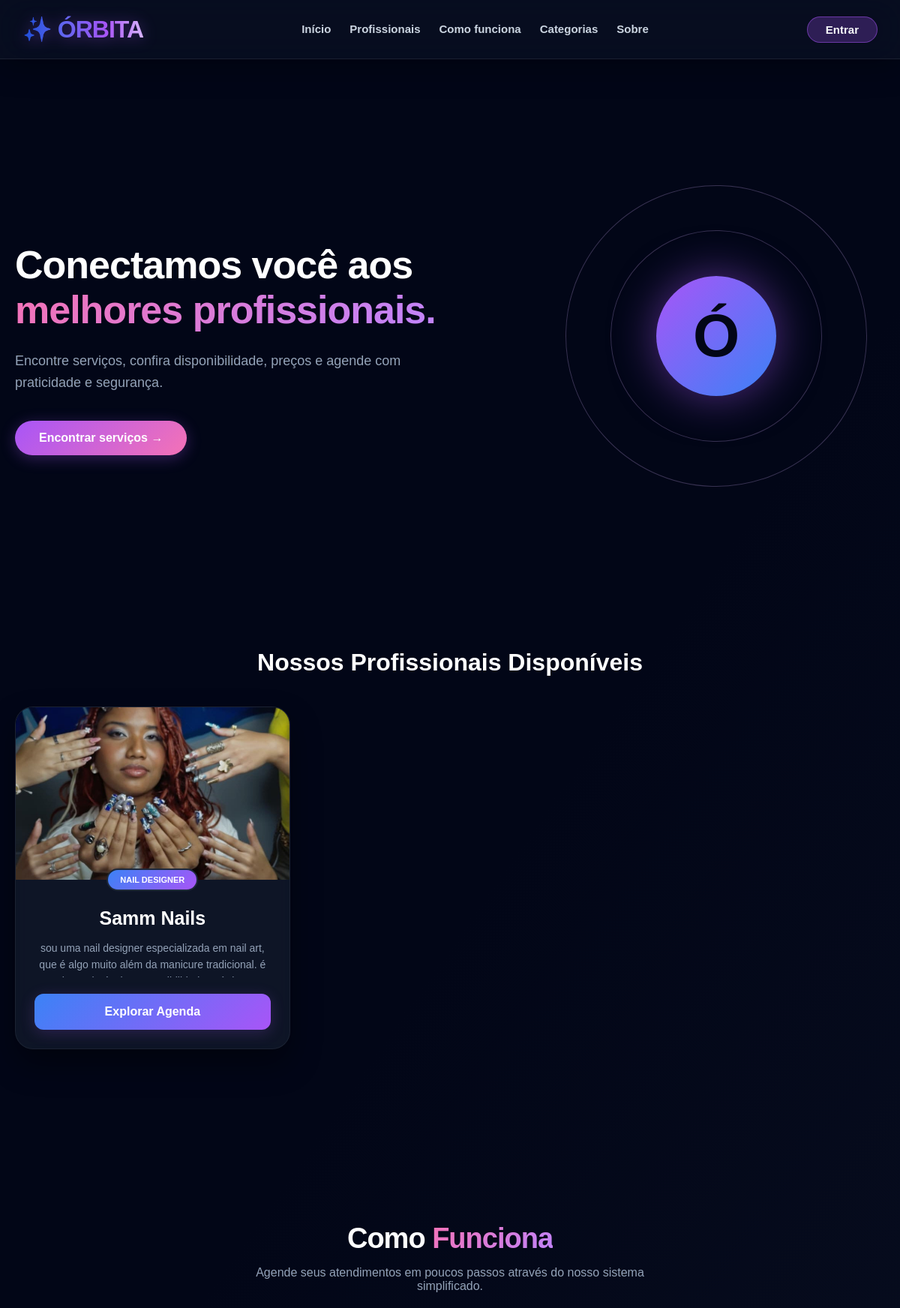
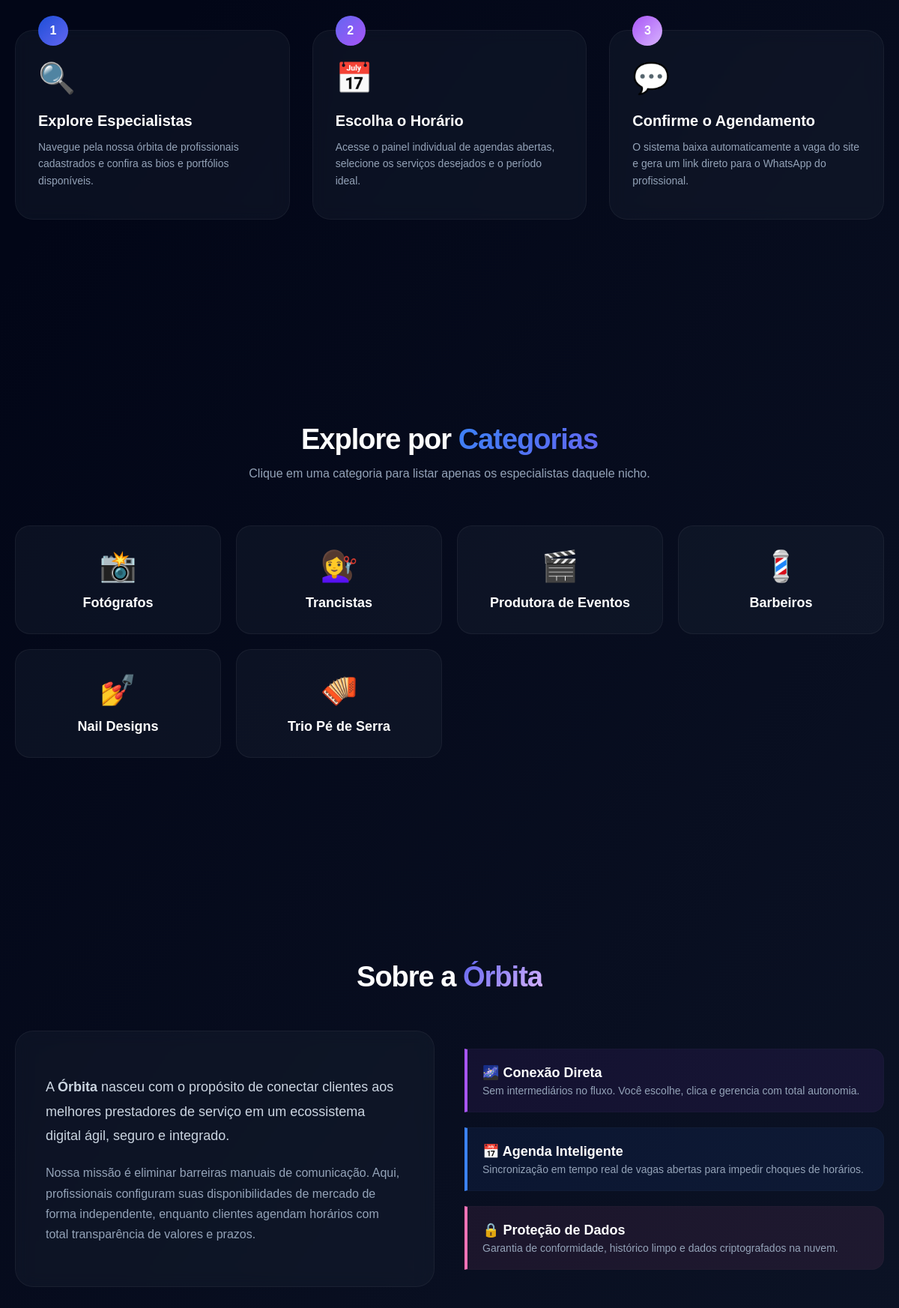
Page /?nicho=nail on the committed database (2 pictures, top to bottom).
### agenda/models.py (models this page shows, shortened)
class Profissional(models.Model):
    NICHOS = [
        ('FOTO', 'Fotógrafo'),
        ('TRAN', 'Trancista'),
        ('BARB', 'Barbeiro'),
        ('EVEN', 'Produtor de Eventos'),
        ('NAIL', 'Nail Designer'),
        ('SERR', 'Trio Pé de Serra'),
    ]
    nome = models.CharField(max_length=100)
    nicho = models.CharField(max_length=4, choices=NICHOS)
    foto = models.ImageField(upload_to='profissionais/', blank=True, null=True, help_text="Suba a foto do profissional")
    whatsapp = models.CharField(max_length=15, help_text="Ex: 5584999999999")
    bio = models.TextField()

### agenda/views.py (the view)
# urls.py: path('', views.home, name='home'),
def home(request):
    nicho_selecionado = request.GET.get('nicho')
    if nicho_selecionado:
        profissionais = Profissional.objects.filter(nicho__icontains=nicho_selecionado)
        if not profissionais.exists():
            profissionais = Profissional.objects.all()
    else:
        profissionais = Profissional.objects.all()
    return render(request, 'agenda/index.html', {'profissionais': profissionais})
    return render(request, 'agenda/index.html', {'profissionais': profissionais})

### agenda/templates/agenda/index.html (shortened to what this page needs)
﻿<!DOCTYPE html>
<html lang="pt-br">
<head>
</head>
<body>
<nav class="navbar">
    <div class="navbar-container">
        <a href="/" class="brand-name">✨ ÓRBITA</a>
        <ul class="nav-links">
            <li><a href="#">Início</a></li>
            <li><a href="#profissionais">Profissionais</a></li>
            <li><a href="#como-funciona">Como funciona</a></li>
            <li><a href="#categorias">Categorias</a></li>
            <li><a href="#sobre">Sobre</a></li>
        </ul>
        <a href="{% url 'login' %}" class="btn-entrar">Entrar</a>
    </div>
</nav>
    <header class="hero-section">
        <div class="hero-content">
            <h1>Conectamos você aos <span>melhores profissionais.</span></h1>
            <p>Encontre serviços, confira disponibilidade, preços e agende com praticidade e segurança.</p>
            <a href="#profissionais" class="btn-hero">Encontrar serviços &rarr;</a>
        </div>
        <div class="hero-visual">
            <div class="orbit-line line-1"></div>
            <div class="orbit-line line-2"></div>
            <div class="orbit-logo-center">Ó</div>
        </div>
    </header>
        <div class="main-container" id="profissionais">
            <h2 class="section-title">Nossos Profissionais Disponíveis</h2>
            <div class="grid">
                {% for p in profissionais %}
                <div class="card">
                    <div class="avatar-container">
                        {% if p.foto %}
                            <img src="{{ p.foto.url }}" alt="Foto de {{ p.nome }}" class="avatar">
                        {% else %}
                            <div class="no-avatar">👤</div>
                        {% endif %}
                    </div>
                    <span class="badge">{{ p.get_nicho_display }}</span>
                    <h3>{{ p.nome }}</h3>
                    <p class="bio">{{ p.bio }}</p>
                    <a href="{% url 'perfil_profissional' p.id %}" class="btn">Explorar Agenda</a>
                </div>
                {% empty %}
                <p style="text-align: center; color: #94a3b8; grid-column: 1/-1;">Nenhum profissional cadastrado no banco de dados ainda.</p>
                {% endfor %}
            </div>
        </div>
    <section id="como-funciona" style="padding: 120px 20px; max-width: 1200px; margin: auto; text-align: center;">
        <h2 style="font-size: 38px; font-weight: 800; margin-bottom: 15px; color: #ffffff; letter-spacing: -1px;">
            Como <span style="background: linear-gradient(135deg, #f472b6, #c084fc); -webkit-background-clip: text; background-clip: text; -webkit-text-fill-color: transparent;">Funciona</span>
        </h2>
        <p style="color: #94a3b8; font-size: 16px; max-width: 600px; margin: 0 auto 60px auto;">Agende seus atendimentos em poucos passos através do nosso sistema simplificado.</p>
        <div style="display: grid; grid-template-columns: repeat(auto-fit, minmax(280px, 1fr)); gap: 30px;">
            <div style="background: rgba(30, 41, 59, 0.3); padding: 40px 30px; border-radius: 24px; border: 1px solid rgba(255, 255, 255, 0.05); backdrop-filter: blur(10px); -webkit-backdrop-filter: blur(10px); position: relative; text-align: left;">
                <div style="position: absolute; top: -20px; left: 30px; background: linear-gradient(135deg, #1d4ed8, #6366f1); width: 40px; height: 40px; border-radius: 50%; display: flex; align-items: center; justify-content: center; font-weight: bold; color: white;">1</div>
                <div style="font-size: 40px; margin-bottom: 20px;">🔍</div>
                <h3 style="font-size: 20px; margin-bottom: 12px; color: #ffffff; font-weight: 700;">Explore Especialistas</h3>
                <p style="color: #94a3b8; font-size: 14px; line-height: 1.6; margin: 0;">Navegue pela nossa órbita de profissionais cadastrados e confira as bios e portfólios disponíveis.</p>
            </div>
            <div style="background: rgba(30, 41, 59, 0.3); padding: 40px 30px; border-radius: 24px; border: 1px solid rgba(255, 255, 255, 0.05); backdrop-filter: blur(10px); -webkit-backdrop-filter: blur(10px); position: relative; text-align: left;">
                <div style="position: absolute; top: -20px; left: 30px; background: linear-gradient(135deg, #6366f1, #a855f7); width: 40px; height: 40px; border-radius: 50%; display: flex; align-items: center; justify-content: center; font-weight: bold; color: white;">2</div>
                <div style="font-size: 40px; margin-bottom: 20px;">📅</div>
                <h3 style="font-size: 20px; margin-bottom: 12px; color: #ffffff; font-weight: 700;">Escolha o Horário</h3>
                <p style="color: #94a3b8; font-size: 14px; line-height: 1.6; margin: 0;">Acesse o painel individual de agendas abertas, selecione os serviços desejados e o período ideal.</p>
            </div>
            <div style="background: rgba(30, 41, 59, 0.3); padding: 40px 30px; border-radius: 24px; border: 1px solid rgba(255, 255, 255, 0.05); backdrop-filter: blur(10px); -webkit-backdrop-filter: blur(10px); position: relative; text-align: left;">
                <div style="position: absolute; top: -20px; left: 30px; background: linear-gradient(135deg, #a855f7, #d8b4fe); width: 40px; height: 40px; border-radius: 50%; display: flex; align-items: center; justify-content: center; font-weight: bold; color: white;">3</div>
                <div style="font-size: 40px; margin-bottom: 20px;">💬</div>
                <h3 style="font-size: 20px; margin-bottom: 12px; color: #ffffff; font-weight: 700;">Confirme o Agendamento</h3>
                <p style="color: #94a3b8; font-size: 14px; line-height: 1.6; margin: 0;">O sistema baixa automaticamente a vaga do site e gera um link direto para o WhatsApp do profissional.</p>
            </div>
        </div>
    </section>
       <section id="categorias" style="padding: 120px 20px; max-width: 1200px; margin: auto; text-align: center;">
        <h2 style="font-size: 38px; font-weight: 800; margin-bottom: 15px; color: #ffffff; letter-spacing: -1px;">
            Explore por <span style="background: linear-gradient(135deg, #3b82f6, #6366f1); -webkit-background-clip: text; background-clip: text; -webkit-text-fill-color: transparent;">Categorias</span>
        </h2>
        <p style="color: #94a3b8; font-size: 16px; max-width: 600px; margin: 0 auto 60px auto;">Clique em uma categoria para listar apenas os especialistas daquele nicho.</p>
        <div style="display: grid; grid-template-columns: repeat(auto-fit, minmax(220px, 1fr)); gap: 20px; justify-content: center;">
            <a href="?nicho=fotografo#profissionais" style="text-decoration: none; background: rgba(30, 41, 59, 0.3); padding: 30px 15px; border-radius: 20px; border: 1px solid rgba(255, 255, 255, 0.05); transition: all 0.3s; display: block;" onmouseenter="this.style.borderColor='#3b82f6'; this.style.transform='translateY(-5px)'" onmouseleave="this.style.borderColor='rgba(255, 255, 255, 0.05)'; this.style.transform='none'">
                <div style="font-size: 40px; margin-bottom: 15px;">📸</div>
                <h4 style="margin: 0; font-size: 18px; color: #ffffff; font-weight: 700;">Fotógrafos</h4>
            </a>
            <a href="?nicho=trancista#profissionais" style="text-decoration: none; background: rgba(30, 41, 59, 0.3); padding: 30px 15px; border-radius: 20px; border: 1px solid rgba(255, 255, 255, 0.05); transition: all 0.3s; display: block;" onmouseenter="this.style.borderColor='#a855f7'; this.style.transform='translateY(-5px)'" onmouseleave="this.style.borderColor='rgba(255, 255, 255, 0.05)'; this.style.transform='none'">
                <div style="font-size: 40px; margin-bottom: 15px;">💇‍♀️</div>
                <h4 style="margin: 0; font-size: 18px; color: #ffffff; font-weight: 700;">Trancistas</h4>
            </a>
            <a href="?nicho=produtora#profissionais" style="text-decoration: none; background: rgba(30, 41, 59, 0.3); padding: 30px 15px; border-radius: 20px; border: 1px solid rgba(255, 255, 255, 0.05); transition: all 0.3s; display: block;" onmouseenter="this.style.borderColor='#f472b6'; this.style.transform='translateY(-5px)'" onmouseleave="this.style.borderColor='rgba(255, 255, 255, 0.05)'; this.style.transform='none'">
                <div style="font-size: 40px; margin-bottom: 15px;">🎬</div>
                <h4 style="margin: 0; font-size: 18px; color: #ffffff; font-weight: 700;">Produtora de Eventos</h4>
            </a>
            <a href="?nicho=barbeiro#profissionais" style="text-decoration: none; background: rgba(30, 41, 59, 0.3); padding: 30px 15px; border-radius: 20px; border: 1px solid rgba(255, 255, 255, 0.05); transition: all 0.3s; display: block;" onmouseenter="this.style.borderColor='#10b981'; this.style.transform='translateY(-5px)'" onmouseleave="this.style.borderColor='rgba(255, 255, 255, 0.05)'; this.style.transform='none'">
                <div style="font-size: 40px; margin-bottom: 15px;">💈</div>
                <h4 style="margin: 0; font-size: 18px; color: #ffffff; font-weight: 700;">Barbeiros</h4>
            </a>
            <a href="?nicho=nail#profissionais" style="text-decoration: none; background: rgba(30, 41, 59, 0.3); padding: 30px 15px; border-radius: 20px; border: 1px solid rgba(255, 255, 255, 0.05); transition: all 0.3s; display: block;" onmouseenter="this.style.borderColor='#f59e0b'; this.style.transform='translateY(-5px)'" onmouseleave="this.style.borderColor='rgba(255, 255, 255, 0.05)'; this.style.transform='none'">
                <div style="font-size: 40px; margin-bottom: 15px;">💅</div>
                <h4 style="margin: 0; font-size: 18px; color: #ffffff; font-weight: 700;">Nail Designs</h4>
            </a>
            <a href="?nicho=forro#profissionais" style="text-decoration: none; background: rgba(30, 41, 59, 0.3); padding: 30px 15px; border-radius: 20px; border: 1px solid rgba(255, 255, 255, 0.05); transition: all 0.3s; display: block;" onmouseenter="this.style.borderColor='#ef4444'; this.style.transform='translateY(-5px)'" onmouseleave="this.style.borderColor='rgba(255, 255, 255, 0.05)'; this.style.transform='none'">
                <div style="font-size: 40px; margin-bottom: 15px;">🪗</div>
                <h4 style="margin: 0; font-size: 18px; color: #ffffff; font-weight: 700;">Trio Pé de Serra</h4>
            </a>
        </div>
    </section>
    <section id="sobre" style="padding: 120px 20px; max-width: 1200px; margin: auto;">
        <h2 style="font-size: 38px; font-weight: 800; margin-bottom: 50px; text-align: center; color: #ffffff; letter-spacing: -1px;">
            Sobre a <span style="background: linear-gradient(135deg, #6366f1, #d8b4fe); -webkit-background-clip: text; background-clip: text; -webkit-text-fill-color: transparent;">Órbita</span>
        </h2>
        <div style="display: grid; grid-template-columns: repeat(auto-fit, minmax(300px, 1fr)); gap: 40px; align-items: center;">
            <div style="background: rgba(30, 41, 59, 0.3); padding: 40px; border-radius: 24px; border: 1px solid rgba(255, 255, 255, 0.05); backdrop-filter: blur(10px); -webkit-backdrop-filter: blur(10px);">
                <p style="color: #cbd5e1; font-size: 18px; line-height: 1.8; margin-bottom: 20px;">
                    A <strong>Órbita</strong> nasceu com o propósito de conectar clientes aos melhores prestadores de serviço em um ecossistema digital ágil, seguro e integrado.
                </p>
                <p style="color: #94a3b8; font-size: 16px; line-height: 1.7;">
                    Nossa missão é eliminar barreiras manuais de comunicação. Aqui, profissionais configuram suas disponibilidades de mercado de forma independente, enquanto clientes agendam horários com total transparência de valores e prazos.
                </p>
            </div>
            <div style="display: flex; flex-direction: column; gap: 20px;">
                <div style="background: rgba(168, 85, 247, 0.08); border-left: 4px solid #a855f7; padding: 20px; border-radius: 0 16px 16px 0; border: 1px solid rgba(255,255,255,0.02); border-left: 4px solid #a855f7;">
                    <h4 style="margin: 0 0 5px 0; font-size: 18px; color: #ffffff; font-weight: 700;">🌌 Conexão Direta</h4>
                    <p style="margin: 0; color: #94a3b8; font-size: 14px;">Sem intermediários no fluxo. Você escolhe, clica e gerencia com total autonomia.</p>
                </div>
                <div style="background: rgba(59, 130, 246, 0.08); border-left: 4px solid #3b82f6; padding: 20px; border-radius: 0 16px 16px 0; border: 1px solid rgba(255,255,255,0.02); border-left: 4px solid #3b82f6;">
                    <h4 style="margin: 0 0 5px 0; font-size: 18px; color: #ffffff; font-weight: 700;">📅 Agenda Inteligente</h4>
                    <p style="margin: 0; color: #94a3b8; font-size: 14px;">Sincronização em tempo real de vagas abertas para impedir choques de horários.</p>
                </div>
                <div style="background: rgba(244, 114, 182, 0.08); border-left: 4px solid #f472b6; padding: 20px; border-radius: 0 16px 16px 0; border: 1px solid rgba(255,255,255,0.02); border-left: 4px solid #f472b6;">
                    <h4 style="margin: 0 0 5px 0; font-size: 18px; color: #ffffff; font-weight: 700;">🔒 Proteção de Dados</h4>
                    <p style="margin: 0; color: #94a3b8; font-size: 14px;">Garantia de conformidade, histórico limpo e dados criptografados na nuvem.</p>
                </div>
            </div>
        </div>
    </section>

### rows in the picture
Profissional: foto (picture), nicho "NAIL DESIGNER", nome "Samm Nails", bio "sou uma nail designer especializada em nail art, que é algo muito além da manicure tradicional. é…"
